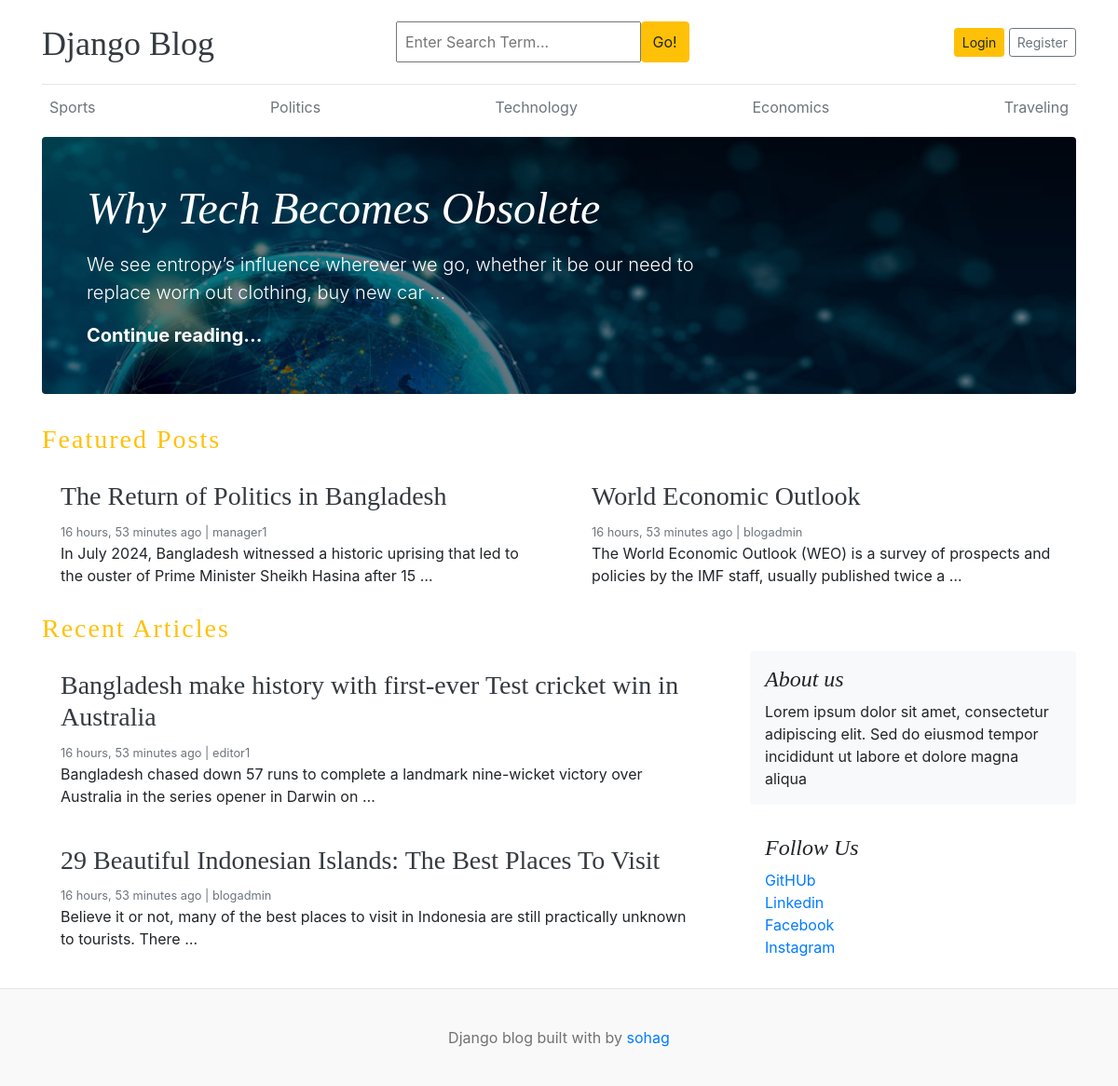
The page / on the database its author committed.
### blogs/models.py (models this page shows, shortened)
class Category(models.Model):
    category_name=models.CharField(max_length=50)
    created_at=models.DateField(auto_now_add=True)
    updated_at=models.DateField(auto_now=True)
    class Meta:
        verbose_name_plural='categories'

class Blog(models.Model):
    title=models.CharField(max_length=100)
    slug =models.SlugField(max_length=150,unique=True,blank=True)
    category=models.ForeignKey(Category, on_delete=models.CASCADE)
    author =models.ForeignKey(User,on_delete=models.CASCADE)
    featured_image =models.ImageField(upload_to='uploads/%Y/%m/%d')
    short_description =models.TextField(max_length=550)
    blog_body = models.TextField(max_length=2100)
    status=models.CharField(max_length =30,choices=STATUS_CHOICES,default="Draft")
    is_featured=models.BooleanField(default=False)
    created_at=models.DateField(auto_now_add=True)
    updated_at=models.DateField(auto_now=True)

### linkMedia/models.py (models this page shows, shortened)
class About(models.Model):
    about_heading=models.CharField(max_length=25)
    about_description=models.CharField(max_length=260)
    created_at=models.DateField(auto_now_add=True)
    updated_at=  updated_at=models.DateField(auto_now=True)
    class Meta:
        verbose_name_plural='About'

class SocialPlatform(models.Model):
    platform=models.CharField(max_length=30)
    link=models.URLField(max_length=120)
    created_at=models.DateField(auto_now_add=True)
    updated_at=  updated_at=models.DateField(auto_now=True)

### blog_main/views.py (the view)
# urls.py: 2. Add a URL to urlpatterns:  path('', views.home, name='home')
def home(request):
    featured_post=Blog.objects.filter(is_featured=True,status="Published").order_by('updated_at')
    posts=Blog.objects.filter(is_featured=False,status="Published")
    try:
        about=About.objects.get()
    except:
        about=None
    context={
      'featured_post':featured_post,
      'posts':posts,
      'about':about
    }
    return render (request,'home.html',context)

### blogs/context_processors.py (called while the page is built)
def get_categories(request):
    categories=Category.objects.all()
    return dict(categories=categories)

def get_social_link(request):
    social_link=SocialPlatform.objects.all()
    return dict(social_link=social_link)

### templates/home.html (shortened to what this page needs)
{%extends 'base.html'%}
{%block content%}
      {%for post in featured_post%}
        {%if forloop.first%}
            <div class="jumbotron p-3 p-md-5 text-white rounded bg-dark" style="background-image: url({{post.featured_image.url}});background-blend-mode: overlay;background-size:cover">
                <div class="col-md-8 px-0">
                  <h1 class="display-4 font-italic">{{post.title}}</h1>
                  <p class="lead my-3">{{post.short_description|truncatewords:20}}</p>
                  <p class="lead mb-0"><a href="{%url 'blogs' post.slug%}" class="text-white font-weight-bold">Continue reading...</a></p>
                </div>
          </div>
        {%endif %}
      {%endfor%}
      <h3 class="upper-case text-warning " style="letter-spacing:2px">Featured Posts</h3>
        <div class="row mb-2">
          {%for post in featured_post%}
          {%if not forloop.first%}
          <div class="col-md-6">
            <div class="card border-0" >
              <div class="card-body">
                <h3><a href="{%url 'blogs' post.slug%}" class="text-dark">{{post.title}}</a></h3>
                <small class="mb-1 text-muted">{{post.created_at|timesince}} ago | {{post.author}}</small>
                <p class="card-text">{{post.short_description|truncatewords:20}}</p>
              </div>
            </div>
          </div>
          {%endif%}
          {%endfor%}
        </div>
      <h3 class="upper-case text-warning " style="letter-spacing:2px">Recent Articles</h3>
        <main role="main" class="container p-0">
          <div class="row">
            <div class="col-md-8 blog-main">
              {%for post in posts%}
              <div class="card border-0" >
                  <div class="card-body">
                    <h3><a href="{%url 'blogs' post.slug%}" class="text-dark">{{post.title}}</a></h3>
                    <small class="mb-1 text-muted">{{post.created_at|timesince}} ago | {{post.author}}</small>
                    <p class="card-text">{{post.short_description|truncatewords:20}}</p>
                  </div>
                </div>
                {%endfor%}
            </div>
            <aside class="col-md-4 blog-sidebar">
              <div class="p-3 mb-3 bg-light rounded">
                <h4 class="font-italic">{{about.about_heading}}</h4>
                <p class="mb-0">{{about.about_description}}</p>
              </div>
              {%if social_link%}
              <div class="p-3">
                <h4 class="font-italic">Follow Us</h4>
                <ol class="list-unstyled">
                  {%for i in social_link%}
                  <li><a href="{{i.link}}"target="_blank">{{i.platform}}</a></li>
                  {%endfor%}
                </ol>
              </div>
              {%endif%}
            </aside>
          </div>
        </main>
      </div>
{%endblock %}

### templates/base.html (shortened to what this page needs)
{%load static%}
<!DOCTYPE html>
<html lang="en">
<head>
    <link href="https://getbootstrap.com/docs/4.0/dist/css/bootstrap.min.css" rel="stylesheet">
    <link href="{% static 'css/blog.css'%}" rel="stylesheet">
    <link rel="stylesheet" href="https://cdnjs.cloudflare.com/ajax/libs/font-awesome/4.7.0/css/font-awesome.min.css">
  </head>
<body>
    <div class="container">
      <header class="blog-header py-3">
        <div class="row flex-nowrap justify-content-between align-items-center">
          <div class="col-4 pt-1">
            <a class="blog-header-logo text-dark" href="/">Django Blog</a>
          </div>
          <div class="col-4">
            <form action="{% url 'search' %}" method="GET">
                 <div class="input-group">
                    <input class="p-2 w-75" type="text"  name="keyword" value="{{keyword}}" placeholder="Enter Search Term..." aria-label="Enter">
                    <button class="btn btn-warning" id="button-search" type="submit">Go!</button>
                    </div>
            </form>
          </div>
          <div class="col-4 d-flex justify-content-end align-items-center">
            {%if not user.is_authenticated %}
            <a class="btn btn-sm btn-warning" href="{%url 'login'%}">Login</a> &nbsp;
            <a class="btn btn-sm btn-outline-secondary" href="{%url 'register'%}">Register</a>
            {%else%}
            <span><a href="{%url 'dashboard'%}">Dashboard</a></span>
            &emsp;
            <span><a href="{%url 'logout'%}">Logout</a></span>
            {%endif%}
          </div>
        </div>
      </header>
      <div class="nav-scroller py-1 mb-2">
        <nav class="nav d-flex justify-content-between">
          {% for cat in categories%}
          <a class="p-2 text-muted" href="{% url 'posts_by_category' cat.pk%}">{{cat.category_name}}</a>
          {% endfor %}
        </nav>
      </div>
{% block content %}
{% endblock %}
<footer class="blog-footer">
  <p>Django blog built with by <a href="https://github.com/Rafin-Tahsin-Sohag-25">sohag</a></p>
</footer>
</body>
</html>

### blog_main/static/css/blog.css (style rules this page uses)
.blog-header { border-bottom: 1px solid #e5e5e5; }
.blog-header-logo { font-family: "Playfair Display", Georgia, "Times New Roman", serif; font-size: 2.25rem; }
h1, h2, h3, h4, h5, h6 { font-family: "Playfair Display", Georgia, "Times New Roman", serif; }
.display-4 { font-size: 2.5rem; }
@media (min-width: 768px) { .display-4 { font-size: 3rem; } }
.blog-footer { padding: 2.5rem 0; color: #727272; text-align: center; background-color: #f9f9f9; border-top: .05rem solid #e5e5e5; }
.blog-footer p:last-child { margin-bottom: 0; }

### rows shown on the page
Category: category_name "Sports"
Category: category_name "Politics"
Category: category_name "Technology"
Category: category_name "Economics"
Category: category_name "Traveling"
Blog: featured_image (picture), title "Why Tech Becomes Obsolete", short_description "We see entropy’s influence wherever we go, whether it be our need to replace worn out clothing, buy new car …"
Blog: title "The Return of Politics in Bangladesh", created_at "16 hours, 53 minutes", author "manager1", short_description "In July 2024, Bangladesh witnessed a historic uprising that led to the ouster of Prime Minister Sheikh Hasina after 15 …"
Blog: title "World Economic Outlook", created_at "16 hours, 53 minutes", author "blogadmin", short_description "The World Economic Outlook (WEO) is a survey of prospects and policies by the IMF staff, usually published twice a …"
Blog: title "Bangladesh make history with first-ever Test cricket win in Australia", created_at "16 hours, 53 minutes", author "editor1", short_description "Bangladesh chased down ‌57 runs to complete a landmark nine-wicket victory over Australia in the series opener in Darwin on …"
Blog: title "29 Beautiful Indonesian Islands: The Best Places To Visit", created_at "16 hours, 53 minutes", author "blogadmin", short_description "Believe it or not, many of the best places to visit in Indonesia are still practically unknown to tourists. There …"
About: about_heading "About us", about_description "Lorem ipsum dolor sit amet, consectetur adipiscing elit. Sed do eiusmod tempor incididunt ut labore et dolore magna aliqua"
SocialPlatform: platform "GitHUb"
SocialPlatform: platform "Linkedin"
SocialPlatform: platform "Facebook"
SocialPlatform: platform "Instagram"
